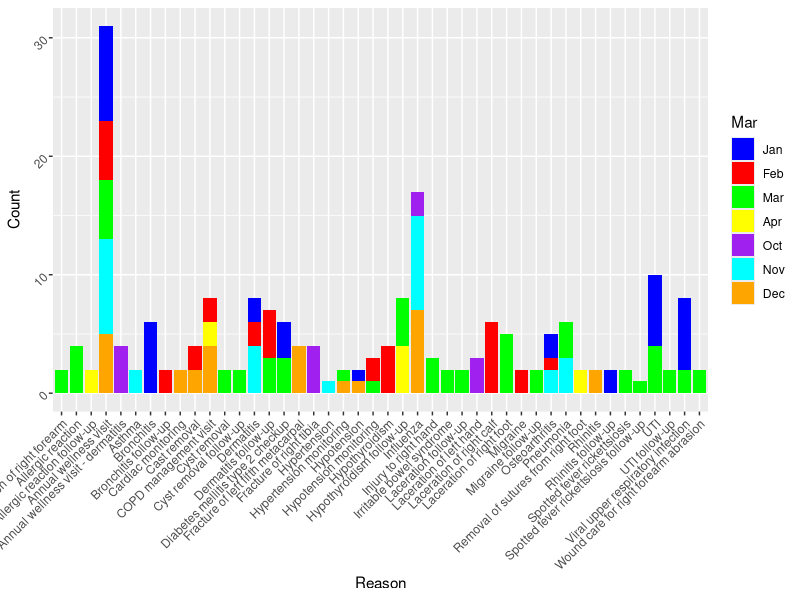
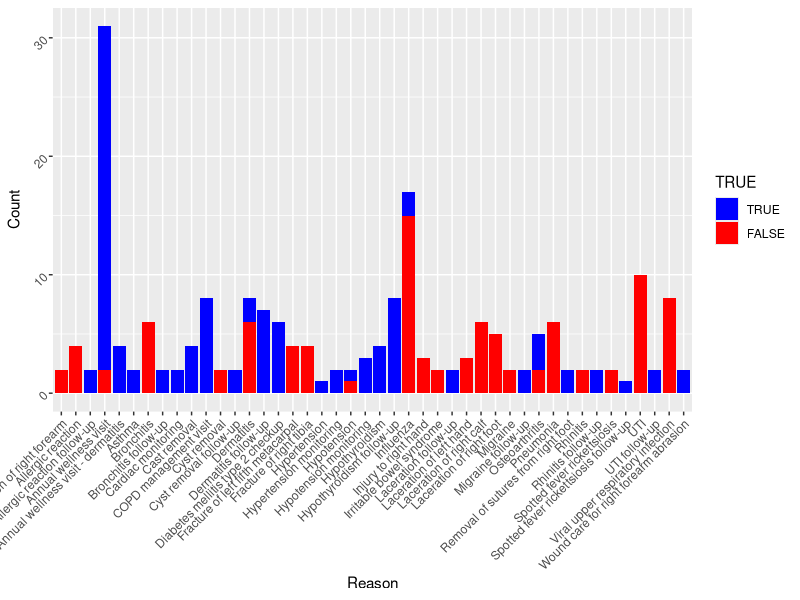
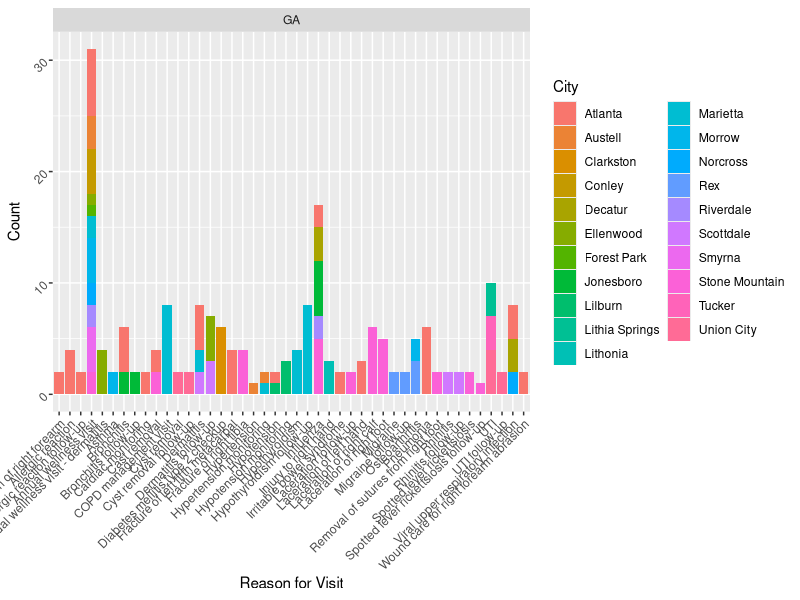
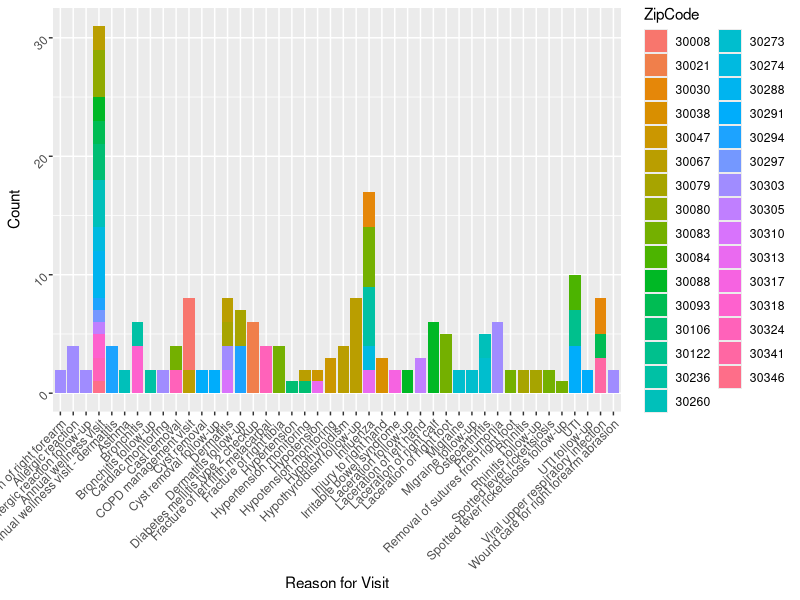
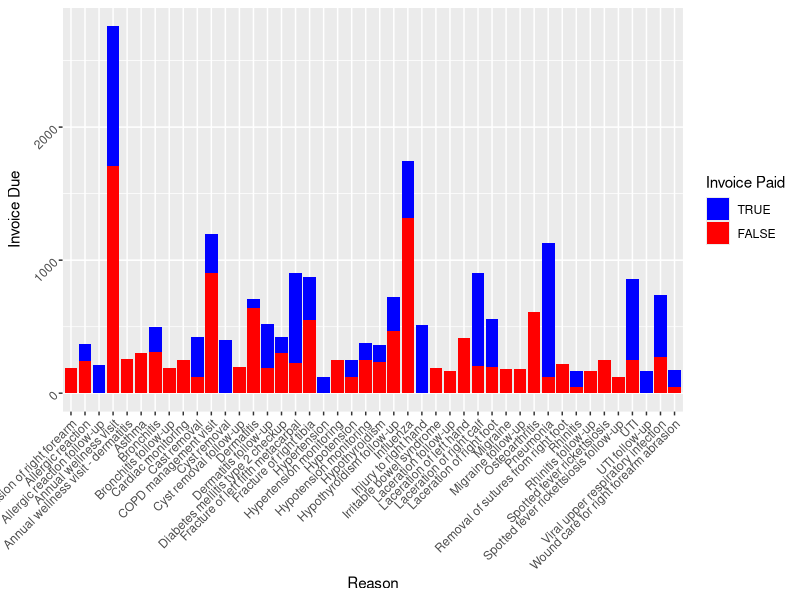
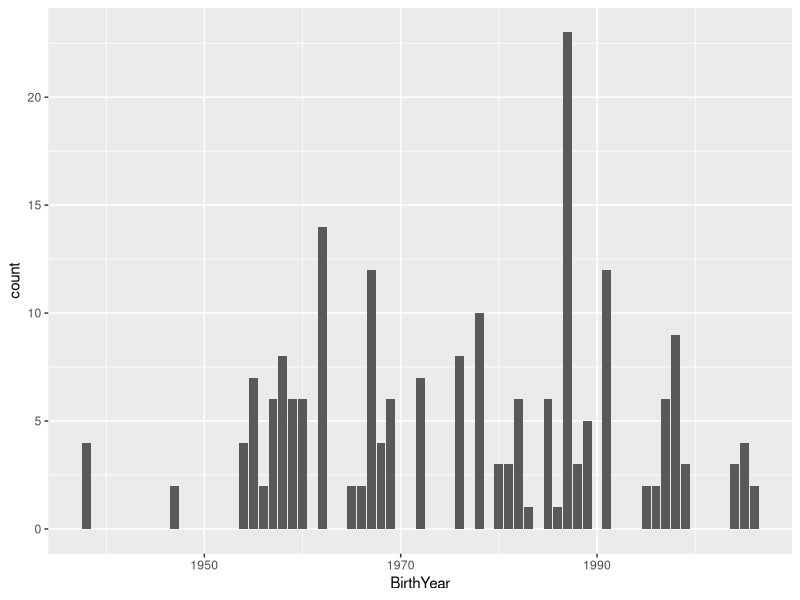

Generate these figures, in order, with R:
library(readxl)
library(dplyr)
library(tidyverse)
library(tidyr)
library(lubridate)
library(ggplot2)

setwd("~/Data332/Patient Billing/Data")

df_billing <- read_excel("Billing.xlsx")
df_patient <- read_excel("Patient.xlsx")
df_visit <- read_excel("Visit.xlsx")

visit_patient_left <- df_visit %>%
  left_join(df_patient, by = c("PatientID"))

df_all <- visit_patient_left %>%
  left_join(df_billing, by = c("VisitID"))


#Reason for visit segmented by month of year
df_all$VisitMonth <- factor(month(df_all$VisitDate), levels = 1:12,
                            labels = c("Jan", "Feb", "Mar", "Apr", "May", "Jun",
                                       "Jul", "Aug", "Sep", "Oct", "Nov", "Dec"))

df_reasons <- df_all %>%
  group_by(Reason, VisitMonth) %>%
  summarize(count = n(), .groups = "drop")

ggplot(df_reasons, aes(x = Reason, y = count, fill = df_reasons$VisitMonth))+
  geom_bar(stat = "identity", position = "stack") +
  labs(x = "Reason", y = "Count",fill = df_reasons$VisitMonth) +
  scale_fill_manual(values = c("blue", "red", "green", "yellow", "purple", "cyan", "orange"), labels = c("Jan", "Feb", "Mar", "Apr","Oct", "Nov", "Dec")) +
  theme(axis.text = element_text(angle = 45, vjust = .5, hjust = 1))

#Reason for visit based on walk in or not
df_reasons_walk_in <- df_all %>%
  group_by(Reason, WalkIn) %>%
  summarize(count = n(), .groups = "drop")

ggplot(df_reasons_walk_in, aes(x = Reason, y = count, fill = df_reasons_walk_in$WalkIn))+
  geom_bar(stat = "identity", position = "stack") +
  labs(x = "Reason", y = "Count", fill = df_reasons_walk_in$WalkIn) +
  scale_fill_manual(values = c("blue", "red"), labels = c("TRUE", "FALSE")) +
  theme(axis.text = element_text(angle = 45, vjust = .5, hjust = 1))

#Reason for visit based on City/State or zipcode
df_reasons_city <- df_all %>%
  group_by(Reason, City, State) %>%
  summarize(count = n(), .groups = "drop")

df_reasons_zip <- df_all %>%
  group_by(Reason, Zip) %>%
  summarize(count = n(), .groups = "drop")

ggplot(df_reasons_city, aes(x = Reason, y = count, fill = City)) +
  geom_bar(stat = "identity", position = "stack") +
  facet_wrap(~State, scales = "free", ncol = 3) +
  labs(x = "Reason for Visit", y = "Count", fill = "City") +
  theme(axis.text = element_text(angle = 45, vjust = 0.5, hjust = 1))

ggplot(df_reasons_zip, aes(x = Reason, y = count, fill = Zip)) +
  geom_bar(stat = "identity", position = "stack") +
  labs(x = "Reason for Visit", y = "Count", fill = "ZipCode") +
  theme(axis.text = element_text(angle = 45, vjust = 0.5, hjust = 1))

#Total invoice amount based on reason for visit segmented by with it was paid
df_reasons_invoice <- df_all %>%
  group_by(Reason, InvoicePaid) %>%
  summarize(count = n(), 
            total_invoice = sum(InvoiceAmt, na.rm = TRUE), .groups = "drop")

ggplot(df_reasons_invoice, aes(x = Reason, y = total_invoice, fill = InvoicePaid))+
  geom_bar(stat = "identity", position = "stack") +
  labs(x = "Reason", y = "Invoice Due", fill = "Invoice Paid") +
  scale_fill_manual(values = c("blue", "red"), labels = c("TRUE", "FALSE")) +
  theme(axis.text = element_text(angle = 45, vjust = .5, hjust = 1))

#Find an interesting insight. In a chart

df_all$BirthYear <- year(df_all$BirthDate)

df_year <- df_all %>%
  group_by(BirthYear) %>%
  summarize(count = n())

ggplot(df_year, aes(x = BirthYear, y = count))+
  geom_col()